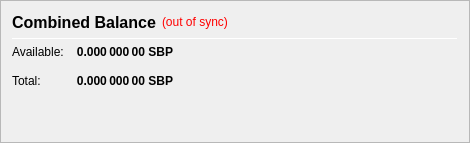
                   <widget class="QFrame" name="frame_CombinedBalances">
                    <property name="minimumSize">
                     <size>
                      <width>470</width>
                      <height>0</height>
                     </size>
                    </property>
                    <property name="frameShape">
                     <enum>QFrame::StyledPanel</enum>
                    </property>
                    <property name="frameShadow">
                     <enum>QFrame::Raised</enum>
                    </property>
                    <layout class="QVBoxLayout" name="verticalLayout_5">
                     <item>
                      <layout class="QHBoxLayout" name="horizontalLayout_5" stretch="0,0,0">
                       <item>
                        <widget class="QLabel" name="label_5z">
                         <property name="minimumSize">
                          <size>
                           <width>0</width>
                           <height>20</height>
                          </size>
                         </property>
                         <property name="font">
                          <font>
                           <pointsize>12</pointsize>
                           <weight>75</weight>
                           <bold>true</bold>
                          </font>
                         </property>
                         <property name="toolTip">
                          <string>Combined Balance (including unconfirmed and immature coins)</string>
                         </property>
                         <property name="text">
                          <string>Combined Balance</string>
                         </property>
                        </widget>
                       </item>
                       <item>
                        <widget class="QLabel" name="labelWalletStatus">
                         <property name="cursor">
                          <cursorShape>WhatsThisCursor</cursorShape>
                         </property>
                         <property name="toolTip">
                          <string>The displayed information may be out of date. Your wallet automatically synchronizes with the SBPay network after a connection is established, but this process has not completed yet.</string>
                         </property>
                         <property name="styleSheet">
                          <string notr="true">QLabel { color: red; }</string>
                         </property>
                         <property name="text">
                          <string notr="true">(out of sync)</string>
                         </property>
                         <property name="alignment">
                          <set>Qt::AlignLeading|Qt::AlignLeft|Qt::AlignVCenter</set>
                         </property>
                        </widget>
                       </item>
                       <item>
                        <spacer name="horizontalSpacer_1">
                         <property name="orientation">
                          <enum>Qt::Horizontal</enum>
                         </property>
                         <property name="sizeHint" stdset="0">
                          <size>
                           <width>40</width>
                           <height>20</height>
                          </size>
                         </property>
                        </spacer>
                       </item>
                      </layout>
                     </item>
                     <item>
                      <widget class="Line" name="line_CombinedBalance">
                       <property name="minimumSize">
                        <size>
                         <width>0</width>
                         <height>1</height>
                        </size>
                       </property>
                       <property name="maximumSize">
                        <size>
                         <width>16777215</width>
                         <height>1</height>
                        </size>
                       </property>
                       <property name="orientation">
                        <enum>Qt::Horizontal</enum>
                       </property>
                      </widget>
                     </item>
                     <item>
                      <layout class="QGridLayout" name="gridLayout_3">
                       <property name="spacing">
                        <number>12</number>
                       </property>
                       <item row="1" column="0">
                        <widget class="QLabel" name="labelBalanceTextz">
                         <property name="text">
                          <string>Available:</string>
                         </property>
                        </widget>
                       </item>
                       <item row="1" column="1">
                        <widget class="QLabel" name="labelBalancez">
                         <property name="font">
                          <font>
                           <weight>75</weight>
                           <bold>true</bold>
                          </font>
                         </property>
                         <property name="cursor">
                          <cursorShape>IBeamCursor</cursorShape>
                         </property>
                         <property name="toolTip">
                          <string>Your current spendable balance</string>
                         </property>
                         <property name="text">
                          <string notr="true">0.000 000 00 SBP</string>
                         </property>
                         <property name="alignment">
                          <set>Qt::AlignRight|Qt::AlignTrailing|Qt::AlignVCenter</set>
                         </property>
                         <property name="textInteractionFlags">
                          <set>Qt::LinksAccessibleByMouse|Qt::TextSelectableByKeyboard|Qt::TextSelectableByMouse</set>
                         </property>
                        </widget>
                       </item>
                       <item row="2" column="0">
                        <widget class="QLabel" name="labelTotalTextz">
                         <property name="text">
                          <string>Total:</string>
                         </property>
                        </widget>
                       </item>
                       <item row="2" column="1">
                        <widget class="QLabel" name="labelTotalz">
                         <property name="font">
                          <font>
                           <weight>75</weight>
                           <bold>true</bold>
                          </font>
                         </property>
                         <property name="cursor">
                          <cursorShape>IBeamCursor</cursorShape>
                         </property>
                         <property name="toolTip">
                          <string>Total Balance, including all unavailable coins.</string>
                         </property>
                         <property name="text">
                          <string notr="true">0.000 000 00 SBP</string>
                         </property>
                         <property name="alignment">
                          <set>Qt::AlignRight|Qt::AlignTrailing|Qt::AlignVCenter</set>
                         </property>
                         <property name="textInteractionFlags">
                          <set>Qt::LinksAccessibleByMouse|Qt::TextSelectableByKeyboard|Qt::TextSelectableByMouse</set>
                         </property>
                        </widget>
                       </item>
                       <item row="2" column="3">
                        <spacer name="horizontalSpacer_2">
                         <property name="orientation">
                          <enum>Qt::Horizontal</enum>
                         </property>
                         <property name="sizeHint" stdset="0">
                          <size>
                           <width>40</width>
                           <height>20</height>
                          </size>
                         </property>
                        </spacer>
                       </item>
                      </layout>
                     </item>
                     <item>
                      <spacer name="verticalSpacer_1">
                       <property name="orientation">
                        <enum>Qt::Vertical</enum>
                       </property>
                       <property name="sizeHint" stdset="0">
                        <size>
                         <width>20</width>
                         <height>40</height>
                        </size>
                       </property>
                      </spacer>
                     </item>
                    </layout>
                   </widget>
